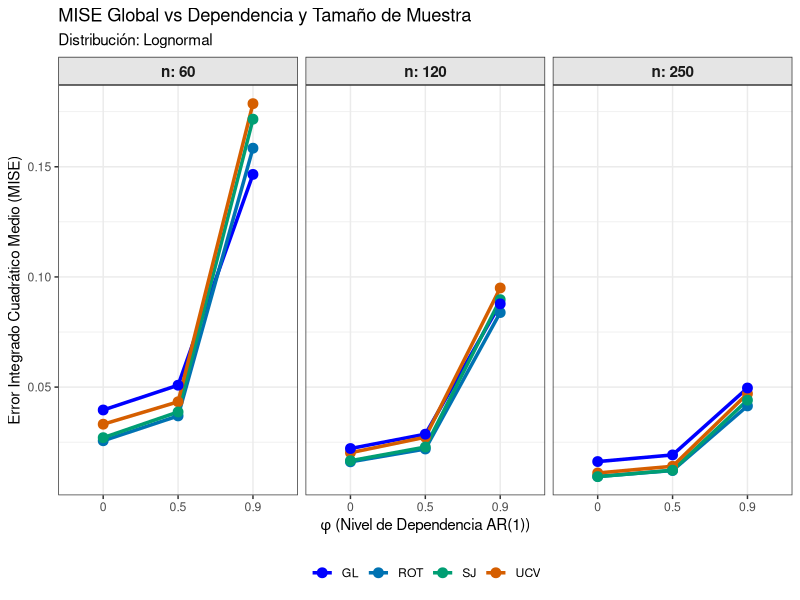
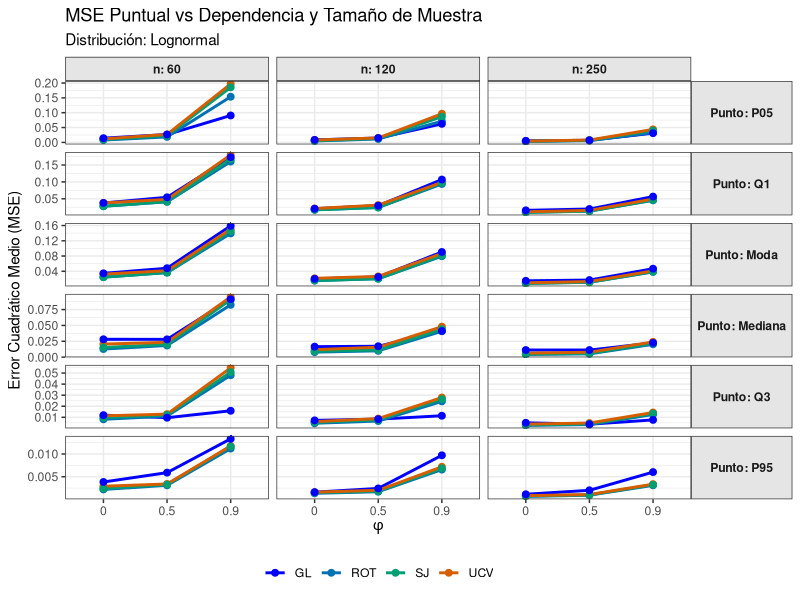
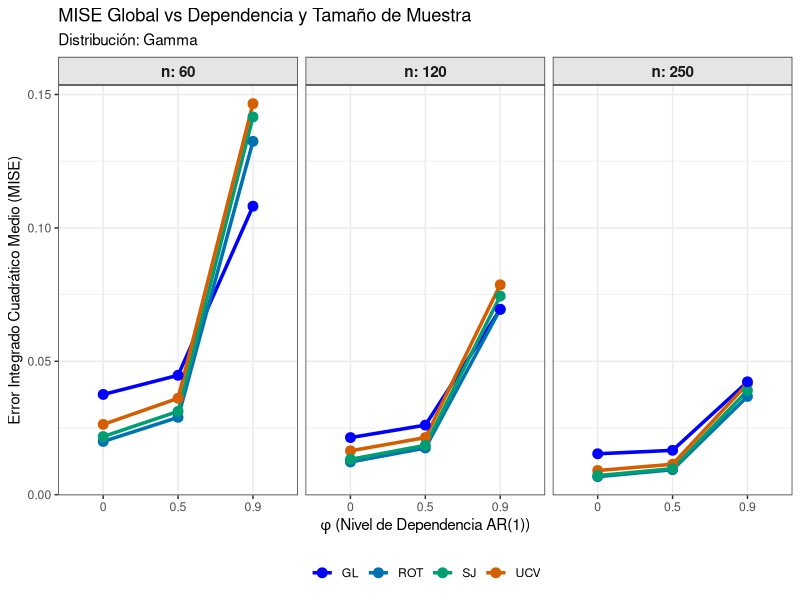
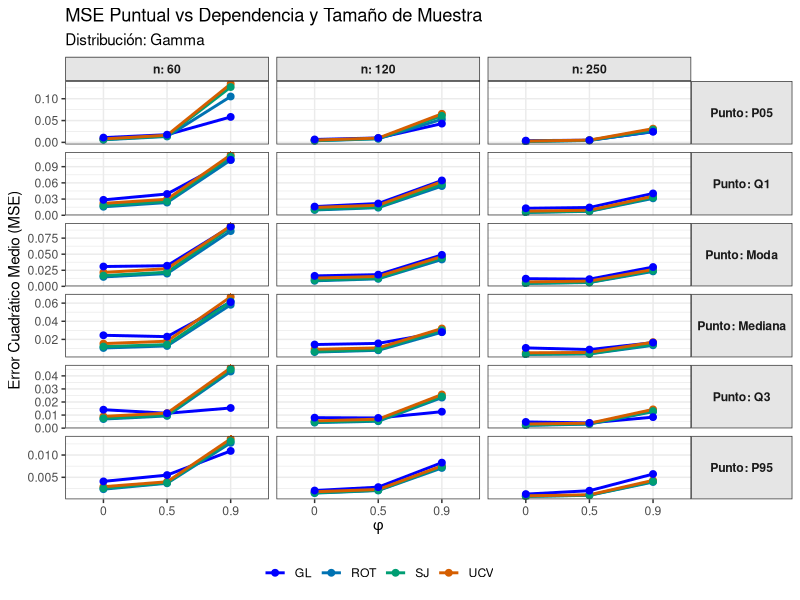
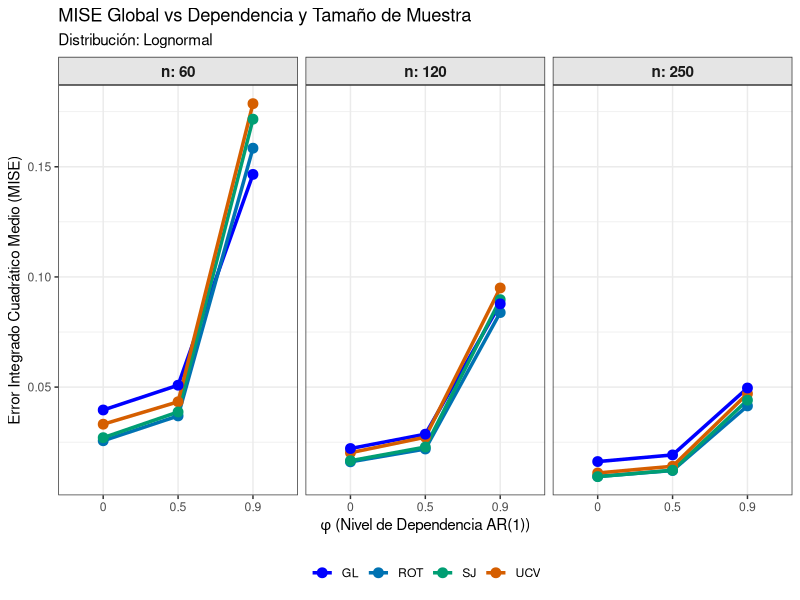
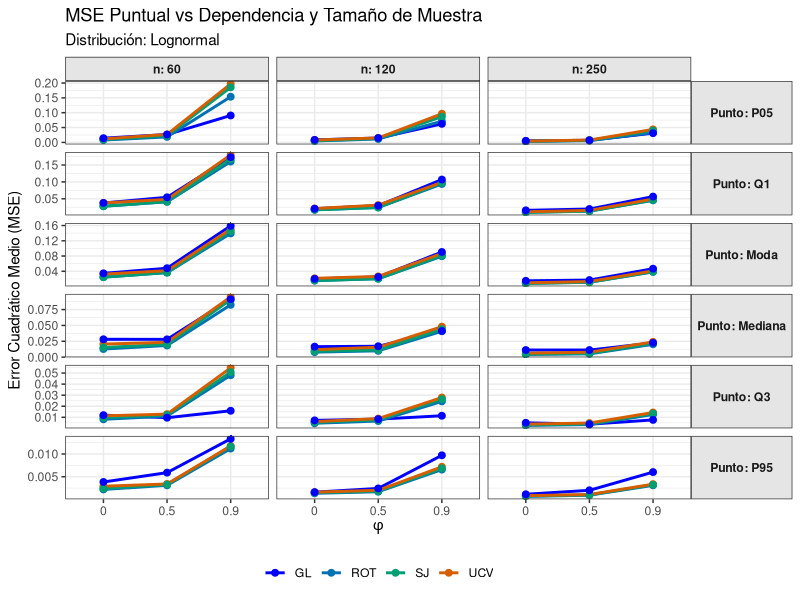
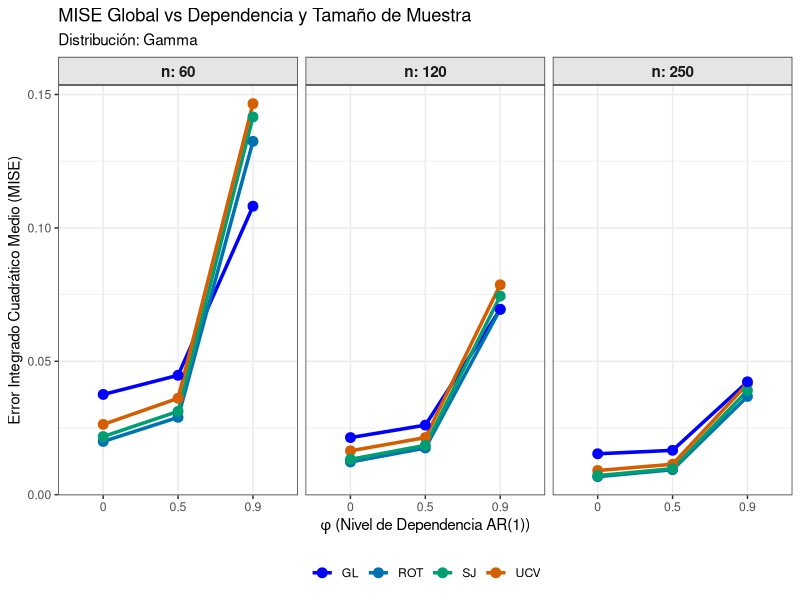
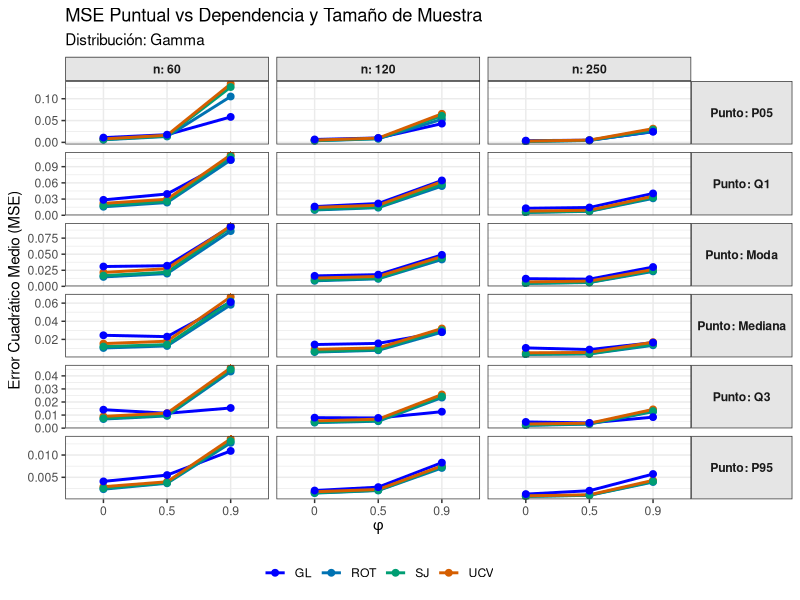

Generate these figures, in order, with R:
# =====================================================================
# SCRIPT DE VISUALIZACIÓN: IMPORTACIÓN DE EXCEL Y GRÁFICOS
# =====================================================================

# 1. Carga de paquetes necesarios
if (!require(readxl)) install.packages("readxl")
if (!require(ggplot2)) install.packages("ggplot2")
if (!require(tidyr)) install.packages("tidyr")
if (!require(dplyr)) install.packages("dplyr")

library(readxl)
library(ggplot2)
library(tidyr)
library(dplyr)

# Directorio donde guardaste los Excel
setwd("~/Desktop/tesis_sebastian/adaptive-density-weak-dep/scripts/simulations/Resultados")

# =====================================================================
# 2. IMPORTACIÓN Y CONSOLIDACIÓN DE DATOS (MISE y MSE)
# =====================================================================

# A) Lectura de archivos MISE (Inyectamos la columna 'n' de forma segura con mutate)
cat("Importando archivos MISE...\n")
mise_n60  <- read_excel("mise_simulacion_lognorm_gamma_n60.xlsx") %>% mutate(n = 60)
mise_n120 <- read_excel("mise_simulacion_lognorm_gamma_n120.xlsx") %>% mutate(n = 120)
mise_n250 <- read_excel("mise_simulacion_lognorm_gamma_n250.xlsx") %>% mutate(n = 250)

# Variables con nombres muy distintos para evitar confusiones
tabla_global_mise <- bind_rows(
  mise_n60, 
  mise_n120, 
  mise_n250
)

# B) Lectura de archivos MSE Puntual (Inyectamos la columna 'n')
cat("Importando archivos MSE Puntual...\n")
mse_n60  <- read_excel("mse_simulacion_lognorm_gamma_n60.xlsx") %>% mutate(n = 60)
mse_n120 <- read_excel("mse_simulacion_lognorm_gamma_n120.xlsx") %>% mutate(n = 120)
mse_n250 <- read_excel("mse_simulacion_lognorm_gamma_n250.xlsx") %>% mutate(n = 250)

tabla_puntual_mse <- bind_rows(
  mse_n60, 
  mse_n120, 
  mse_n250
)

# =====================================================================
# 3. FUNCIONES DE GRAFICACIÓN (ggplot2)
# =====================================================================

colores_metodos <- c("ROT" = "#0072B2", "UCV" = "#D55E00", "SJ" = "#009E73", "GL" = "blue")

# Función 1: Gráfico del MISE
generar_grafico_mise <- function(df_mise, nombre_densidad) {
  
  df_sub <- df_mise %>% filter(Distribucion == nombre_densidad)
  
  df_long <- df_sub %>%
    pivot_longer(cols = c(ROT, UCV, SJ, GL), names_to = "Metodo", values_to = "MISE")
  
  df_long$MISE <- as.numeric(df_long$MISE)
  
  p <- ggplot(df_long, aes(x = as.factor(Phi), y = MISE, color = Metodo, group = Metodo)) +
    geom_line(linewidth = 1.2) +
    geom_point(size = 3) +
    facet_wrap(~ n, labeller = label_both) + 
    theme_bw() +
    labs(
      title = paste("MISE Global vs Dependencia y Tamaño de Muestra"),
      subtitle = paste("Distribución:", nombre_densidad),
      x = expression(phi ~ "(Nivel de Dependencia AR(1))"),
      y = "Error Integrado Cuadrático Medio (MISE)"
    ) +
    scale_color_manual(values = colores_metodos) +
    theme(
      legend.position = "bottom",
      legend.title = element_blank(),
      strip.background = element_rect(fill = "gray90"),
      strip.text = element_text(face = "bold", size = 11)
    )
  
  print(p)
  
  nombre_archivo <- paste0("Grafico_MISE_", gsub(" ", "_", nombre_densidad), ".png")
  ggsave(nombre_archivo, plot = p, width = 10, height = 5, dpi = 300)
  cat("Guardado:", nombre_archivo, "\n")
}

# Función 2: Gráfico del MSE Puntual
generar_grafico_mse_puntual <- function(df_mse, nombre_densidad) {
  
  df_sub <- df_mse %>% filter(Distribucion == nombre_densidad)
  
  df_long <- df_sub %>%
    pivot_longer(cols = c(ROT, UCV, SJ, GL), names_to = "Metodo", values_to = "MSE")
  
  df_long$MSE <- as.numeric(df_long$MSE)
  
  orden_puntos <- c("P05", "Q1", "Moda", "Mediana", "Q3", "P95")
  df_long$Punto <- factor(df_long$Punto, levels = orden_puntos)
  
  p <- ggplot(df_long, aes(x = as.factor(Phi), y = MSE, color = Metodo, group = Metodo)) +
    geom_line(linewidth = 1) +
    geom_point(size = 2) +
    facet_grid(Punto ~ n, scales = "free_y", labeller = label_both) + 
    theme_bw() +
    labs(
      title = paste("MSE Puntual vs Dependencia y Tamaño de Muestra"),
      subtitle = paste("Distribución:", nombre_densidad),
      x = expression(phi),
      y = "Error Cuadrático Medio (MSE)"
    ) +
    scale_color_manual(values = colores_metodos) +
    theme(
      legend.position = "bottom",
      legend.title = element_blank(),
      strip.background = element_rect(fill = "gray90"),
      strip.text.y = element_text(angle = 0, face = "bold"), 
      strip.text.x = element_text(face = "bold")
    )
  
  print(p)
  
  nombre_archivo <- paste0("Grafico_MSE_", gsub(" ", "_", nombre_densidad), ".png")
  ggsave(nombre_archivo, plot = p, width = 10, height = 12, dpi = 300)
  cat("Guardado:", nombre_archivo, "\n")
}

# =====================================================================
# 4. EJECUCIÓN DE GRÁFICOS
# =====================================================================
cat("\nGenerando gráficos para Lognormal...\n")
generar_grafico_mise(tabla_global_mise, "Lognormal")
generar_grafico_mse_puntual(tabla_puntual_mse, "Lognormal")

cat("\nGenerando gráficos para Gamma...\n")
generar_grafico_mise(tabla_global_mise, "Gamma")
generar_grafico_mse_puntual(tabla_puntual_mse, "Gamma")
